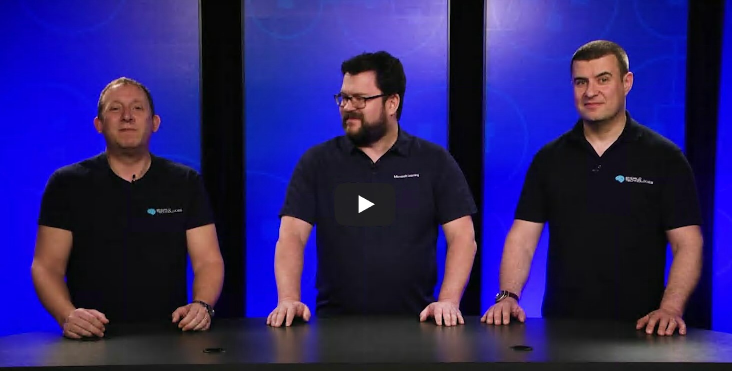
#> input picture DEV290x/Module3/Lab1/images/dev290x_presenters.jpg, 1464 x 742 px (shown at 1/2 size)
$ jupyter execute --allow-errors Module3_Lab1_Object_Classification__Classical_Techniques.ipynb   (shell and % lines are left out)
#> lines starting #> are read from the running program, lines starting #| are printed output that depends on the picture
# Module 3, Lab 1: Object Classification - Classical Techniques

This tutorial will give some visual intuition on how the classical object classification techniques work.

The next tutorial will allow you to compare these techniques, which rely on hand-crafted features and smart algorithms, with their deep learning equivalents, where the features are *learned* by the network as a constituent part of training.

We are going to look at two different classical techniques from the perspective of performing inference only, not training. That is, we'll take pre-trained classifiers in both cases, and use them to classify images of various types.

Specifically:
* We will look at Viola-Jones, which is blazingly fast, but has obviously accuracy limitations;
* We'll also look at the Histogram of Oriented Gradients (HOG), which is more accurate but more computationally complex.

Implementing either of them is outside the scope of this course, but we will look at how they work and leverage OpenCV's implementation of them for some practical demonstrations.

First, some setup...

[cell 1]
# Load various libraries we'll need later in the tutorial...
import numpy as np
import cv2
from matplotlib import pyplot as plt

# Viola-Jones and "Haar-like" Features

As you will have seen in our video lectures, Paul Viola and Michael Jones introduced the Viola-Jones technique for finding objects in images in 2001. It is a classical machine learning approach, where a cascade function is trained using a training set of positive and negative images.  For the purpose of explanation, let's assume we're looking for faces in a photo.

Viola-Jones has a number of important concepts, which we'll recap on:
 * Integral Images
 * Adaboost
 * Cascading

The Viola-Jones algorithm typically uses a base patch size (for example, 24x24 pixels) that it slides across and down an image. It evaluates a number of hand-crafted template features within each of these patches to see if the object of interest is present. The types of hand-crafted features (known as *Haar-like Features*) are shown as follows:

These features are equivalent to convolutional kernels. Each feature is evaluated to a single value by subtracting the sum of pixel intensities under the white rectangle from the sum of the pixel intensities under the black rectangle.  These sums of intensities can be computed extremely efficiently, and are responsible for much of the impressive speed of the Viola-Jones algorithm.

Viola-Jones uses a summed area table - essentially a cache of intensity values across an image. The summed area table has the same dimensions as the image of interest. For example, assuming our input image is 640 pixels wide, by 480 pixels high, by 3 channels (RGB), it will first be converted to grayscale (640x480x3 -> 640x480x1). Next, we will construct a summed area table of 640x480x1 where the value at each pixel location in the summed area table is the cumulative sum of itself and each pixel to the left and above it in the image.

Once we have the summed area table, we can calculate the sum of intensity values over any arbitrary rectangular patch (an Integral Image) with 4 reads.  Assume that s(X) returns the summed table value for any point X. Now given points A, B, C, and D, then the Integral Image calculation for the rectangular patch defined by ABCD is defined as s(A) + s(D) - s(B) - s(C).

As we end up with more than 160,000 possible features for even a 24x24 patch, it is important to realise that not all features will be equally relevant for a particular type of object. Each feature (essentially a weak classifier) is considered good if it predicts better than chance the presence (or absence) of the desired object.  Viola-Jones uses an algorithm called **Adaboost** to perform *adaptive boosting* of the performance of the cascade of features through a number of iterative rounds. For more details, see our associated video with this module.  Picking the best small set of suitable features helps make the detector super fast. The original Viola-Jones paper achieved 95% accuracy with an appropriately chosen 6,000 feature subset from the 160,000 set of possible features.

However, having to run even 6,000 features on every patch would be a lot of effort. So, once the features have been decided and assembled, we build a cascade of fast rejectors. This is based on the intuition that over a complete image, most of the possible positions we check will not contain a face -- therefore it is faster overall to reject quickly than to invest too much in it. If the location doesn't contain a face, discard it and move on before investing more computational checks in it. This is another of the tricks used by Viola-Jones to achieve its performance.

Instead of applying all 6,000 features on a window, we'll group these features into different stages of weak classifiers through the use of Adaboost, and we run these weak classifiers one-by-one in a *Cascade*. If the patch window under consideration fails at any stage, we reject the window and move onto the next patch. Only if a patch window passes one stage of the cascade do we consider moving onto the computation and evaluation of features on the next. A patch which passes all stages is considered a valid detection!

The classifier stages of the cascade are organised in order of increasing number of features, to ensure that early rejections are quick and cheap. In the Viola-Jones paper, the detector had approximately 6,000 features organised into 38 stages - but the first five stages had 1, 10, 25, 25, and 50 features in them respectively. On average, approximately 10 features need to be evaluated per patch in their testing.

Finally, a nice consequence of our features being so quick to calculate (thanks to the Integral Image) leads to the final aspect of Viola-Jones performance.  The base patch itself can be scaled and the features in the final cascade evaluated very quickly to search for objects of different sizes *without* the requirement for an image pyramid.

(We'll cover the concept of an *image pyramid* in detail when we explore our next technique, the Histogram of Oriented Gradients, but in summary an image pyramid involves rescaling the original image multiple times.  You can think of each slightly smaller image as being stacked upon the previous one vertically, hence the pyramid. As we'll see, scanning across each of these scales repeatedly leads to significant computational cost and effort.)

Putting it all other, the Viola Jones workflow for training looks as follows:

Let's run some code and see how well the Viola Jones algorithm works. To make it easy for you to experiment, we'll first load our test image into a variable... You can change this subsequently, and rerun the code to play with different images.

[cell 2]
test_image = 'images/dev290x_presenters.jpg'

Let's load our image to see what it looks like.

We will convert our image to the RGB colorspace used by Jupyter Notebook before plotting, as OpenCV defaults to BGR.

[cell 3]
img = cv2.imread(test_image)
#> img is the input picture: shape (742, 1464, 3); mean B, G, R 104.5, 34.6, 43.5

img = cv2.cvtColor(img, cv2.COLOR_BGR2RGB)
plt.figure(figsize=(14, 10), dpi=80)
plt.imshow(img)
plt.show()

Now, we'll create the cascades with default models that come with OpenCV - one for face detection, and one for eye detection.

These cascade files are XML files which represent the learned Viola-Jones classifier cascades, as described above.

[cell 4]
# First, we load the cascades that come by default with OpenCV - one for face detection, and one for eye detection
# we'll find these relative to the CV2 library install

from os.path import realpath, normpath
cv2path = normpath(realpath(cv2.__file__) + '../../../../../share/OpenCV/haarcascades')

face_cascade_xml_path = cv2path + "/haarcascade_frontalface_default.xml"
eye_cascade_xml_path = cv2path + "/haarcascade_eye.xml"

face_cascade = cv2.CascadeClassifier(face_cascade_xml_path)
eye_cascade = cv2.CascadeClassifier(eye_cascade_xml_path)

# Now lets run the face detector cascade against this grayscale image
scale = 1.03
minNeighbors = 1
foundFaces = face_cascade.detectMultiScale(img, scale, minNeighbors)
#> foundFaces = [[542, 614, 33, 33], [990, 510, 66, 66], [1122, 113, 127, 127], [650, 153, 115, 115], [195, 171, 120, 120], [935, 518, 185, 185], [438, 112, 602, 602]]

The variable `foundFaces` will now contain an array of bounding boxes for each detected face. The number of items in `foundFaces` corresponds to the number of faces detected.
Each element in `foundFaces` is an array of x-position, y-position, width, and height for that particular bounding box.

[cell 5]
print ("We found {}".format(len(foundFaces)) + " faces.")
#| We found 7 faces.
print ("The array of bounding boxes [top_left_x, top_left_y, width, height] for each face are:\n{}".format(foundFaces))
#| The array of bounding boxes [top_left_x, top_left_y, width, height] for each face are:
#| [[ 542  614   33   33]
#|  [ 990  510   66   66]
#|  [1122  113  127  127]
#|  [ 650  153  115  115]
#|  [ 195  171  120  120]
#|  [ 935  518  185  185]
#|  [ 438  112  602  602]]

Hopefully, we have now found all the faces in the image using the face detector cascade.

Our next step is to draw bounding boxes around each of the faces. Then, for each face, we will search within it for eyes, and draw bounding boxes around the eyes in a different color.

[cell 6]
# setup colors and line thickness for drawing bounding boxes
greenColor = (0, 255, 0)
blueColor = (255, 0, 0)
lineThickness = 2

detectionsImg = img
# now process each face found,
for (fx, fy, fw, fh) in foundFaces:
    # draw the bounding box for each face
    cv2.rectangle(detectionsImg, (fx, fy), (fx + fw, fy + fh), blueColor, lineThickness)

    # next we'll run the eye detector cascade on the subset regions of the image (our
    # "regions of interest" (roi)) that were determined to contain faces...
    roi = detectionsImg[fy : fy + fh, fx : fx + fw]
    foundEyes = eye_cascade.detectMultiScale(roi, scale, minNeighbors)

    # now, lets draw bounding boxes for the eyes
    for (ex, ey, ew, eh) in foundEyes:
        cv2.rectangle(roi, (ex, ey), (ex + ew, ey + eh), greenColor, lineThickness)
#> this loop made 7 passes
#> (fx, fy, fw, fh, foundEyes) on passes 3 to 6: (1122, 113, 127, 127, [[22, 36, 31, 31], [66, 30, 32, 32]]), (650, 153, 115, 115, [[46, 31, 27, 27], [26, 30, 34, 34], [44, 22, 37, 37]]), (195, 171, 120, 120, [[64, 30, 30, 30], [21, 32, 28, 28]]), (935, 518, 185, 185, [[43, 43, 53, 53], [47, 73, 78, 78], [14, 24, 146, 146]])
#> pass 1, `roi = detectionsImg[fy : fy + fh, fx : fx + fw]`:
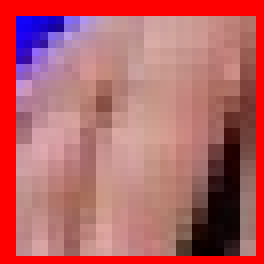
#> roi: shape (33, 33, 3) (shown 8 times larger); mean R, G, B 183.4, 98.4, 102.1
#> pass 2, `roi = detectionsImg[fy : fy + fh, fx : fx + fw]`:
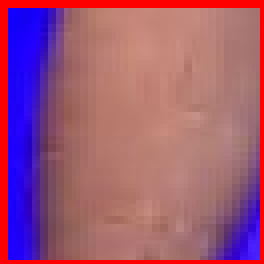
#> roi: shape (66, 66, 3) (shown 4 times larger); mean R, G, B 157.5, 88, 119.1
#> pass 3, `roi = detectionsImg[fy : fy + fh, fx : fx + fw]`:
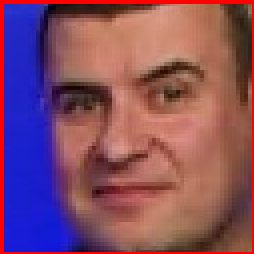
#> roi: shape (127, 127, 3) (shown 2 times larger); mean R, G, B 131.5, 77.7, 100.3
#> after the loop:
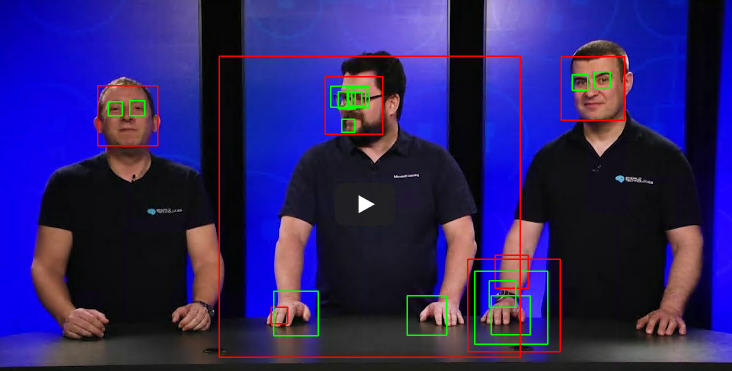
#> detectionsImg: shape (742, 1464, 3) (shown at 1/2 size); mean R, G, B 45.3, 35.5, 102.1
#> after the loop:
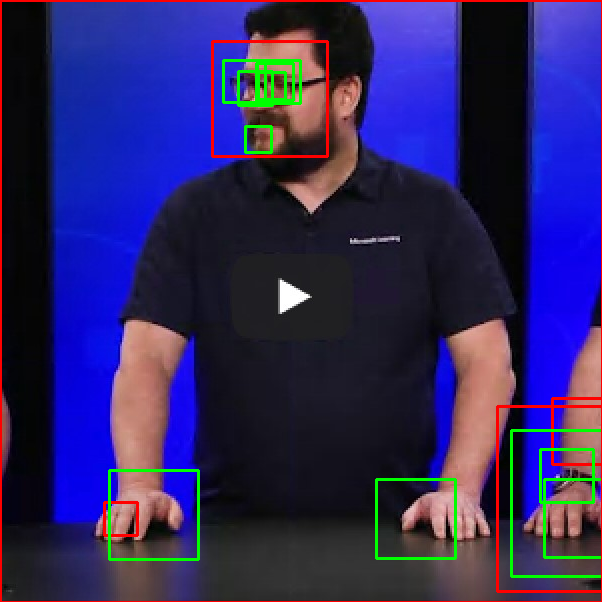
#> roi: shape (602, 602, 3); mean R, G, B 47.3, 39.2, 95.7

Finally, lets show off our work by plotting these detections...

[cell 7]
plt.figure(figsize=(14, 10), dpi=80)
plt.imshow(img)
plt.show()

We can see that the detector is pretty good. It has managed to detect all the faces okay,
but it seems to have found other patches in the image that are very definitely not faces.

Likewise, it has done an okay job at detecting eyes, but it has missed some and invented a few others.

The calls to method `detectMultiScale()` on the cascade objects do the work. `detectMultiScale()` takes three parameters of
interest, plus some optional parameters that we'll ignore for this exercise.
The three parameters of interest are:

* **image**: the image matrix itself.
* **scale**: the scale stride value, indicating how much to resize the features after each run of the detector.
* **minNeighbors**: a minimum neighbors field, which specifies how many neighbors each candidate detection should have to retain it.

We are using default values of 1.03 for `scale`, and 2 for `minNeighbors`.

Try playing with these parameters yourself in the code above. For example, set `minNeighbors` to 1, 5, 10, and 100 respectively, rerun the code blocks above related to the Viola-Jones algorithm compare the difference in detections.

Both the scale and minimum neighbors parameters will affect the quality of the detection. Smaller scale values will cause the detector to check more scalings of the features against the image patch, but will increase the processing time. Likewise, larger values will cause fewer scalings which may result in loss of detections, but will run faster.

Setting minimum neighbors to a lower value will ensure that recall is good (no missed detections) but is likely to have many false positives. Setting minNeighbors to a higher value will improve precision (fewer false positives) but will degrade recall - i.e., there may be false negatives.

# Histogram of Oriented Gradients

Viola-Jones is a very fast detector, mostly because it leverages the Integral Image calculation, which allows it to check for faces at any scale really quickly.

The next algorithm we will ll look at is the HOG algorithm, which was a significant improvement over the state of the art when it was introduced in 2005 for pedestrian detection by Navneet Dalal and Bill Triggs. Variants of it continued to be used widely until approximately 2012 when AlexNet took the image classification world by storm.

A *Histogram of Oriented Gradients* (HOG) is a feature descriptor used in a variety of computer vision and image processing applications, for the purposes of object detection.  The use of HOG descriptors has been a particularly successful technique in detecting, among other things, humans, animals, faces, and text.  For example, an object detection system can be configured to generate HOG descriptors that describe features of objects in an input image.  The system can also be configured to compare the generated HOG descriptors against a database of HOG descriptors, corresponding to known objects, to determine whether any of the known objects is present in the input image.

The reasons that HOG is used in these applications are that:

 * it offers robust detection of the object of interest in the presence of small amounts of rotation;
 * through the use of the image pyramid, it works for detecting objects at different scales;
 * thanks to some normalization within the construction of the feature descriptor itself, it works with variations in terms of lighting conditions etc.; and
 * it generates a compact reference descriptor to be used to describe an object template for comparison with (HOG descriptors computed from) an incoming video-stream from a camera or other device.

Here are three related images that show HOG in operation: (a) the first is an image of a person (sample from the Inria training set), (b) the second is a visualization of that image when turned into HOG gradients and magnitudes (edges and strength of edges), and (c) the third is a visualization of the individual gradients normalized within each block, which improves the end classification score:

|  |  |  |
|---------------------------|------------------------------------------|-------------------------------|
| (a) Pedestrian Image      | (b) HOG Gradients / Magnitudes           | (c) HOG Normalized per Block  |

The original image above is from the INRIA person database.

## HOG Workflow

The general steps required to compute a HOG descriptor and convert to a classification score is called the "HOG Pipeline", as shown below.

The pipeline consists of the following steps:

 * **Gradient computation**:  A 1-D centred, point discrete derivative mask is applied in one or both of the horizontal and vertical directions, multiplying color or intensity data of image with the following filter kernels: [-1,0,1] and [-1,0,1]T .
 * **Orientation binning**: Bin pixel vote-weights into 9 histogram bins (covering 0 to 180 or 0 to 360 degrees). The weight, or pixel contribution, can either be the gradient magnitude itself, or some function of the magnitude; in actual tests the gradient magnitude itself generally produces the best results. Other options for the weight could include the square root or square of the gradient magnitude, or some clipped version of the magnitude.
 * **Descriptor blocks**: To account for changes in illumination and contrast, gradient strengths are locally normalized, by grouping cells  together into larger, spatially connected blocks. The HOG descriptor is then the vector of the components of the normalized cell histograms from all of the block regions. These blocks typically overlap, meaning that each cell contributes more than once to the final descriptor. Two main block geometries exist: rectangular R-HOG blocks and circular C-HOG blocks.  R-HOG blocks are generally square grids, represented by three parameters: the number of cells per block, the number of pixels per cell, and the number of channels per cell histogram and R-HOG blocks appear quite similar to the SIFT descriptors.  There is a minor improvement in performance by applying a Gaussian spatial window within each block before tabulating histogram votes.
 * **Block normalization**: there are a number of different algorithms typically applied to normalize histograms at the block level, including L2-norm, L2-Hysteresis, L1-Square Root, and L1-norm.
 * **Classifier** : The descriptors are finally fed into a recognition system based on a pre-trained classifier, most commonly a Support Vector Machine (SVM).

The entire process is illustrated as follows:

This HOG computation is traditionally performed by repeatedly stepping a window of, say, 64 pixels wide by 128 pixels high across a source image frame and computing the HOG descriptor as outlined in the previous section. As the HOG calculation contains no intrinsic sense of scale and objects can occur at multiple scales within an image, the HOG calculation is stepped and repeated across each level of a scale pyramid. The scaling factor between each level in the scale pyramid is commonly between 1.05 and 1.2 and the image is repeatedly down-scaled until the scaled source frame can no longer accommodate a complete HOG window as shown below.

|  |  |
|-----------------------------------------------------------------|----------------------------------------------------------------|
| HOG Image Pyramid                                               | Sliding Across Feature Descriptor then Resizing Image           |

Coarse spatial sampling, fine orientation sampling, and strong local photometric normalization permits the individual body movement of pedestrians to be ignored to a degree, so long as they maintain a roughly upright position.

### HOG Training

The first step of training is the creation, or acquisition, of a dataset, which consists of a number of positive and negative training example images.  Positive images are examples that contain the object we want to detect.  Ideally, the positives contain objects of approximately the same size and in approximately the center of the image, and across different illumination contexts, backgrounds, etc.  Partial occlusions may also be present in the positive training sub-set. Positive examples need to have the same dimensions as the feature detector.

The negative training set can be any images that do not contain the object we want to detect. In this respect, negative source images can be of any size, and patches the same size as the feature detector can be randomly sub-sampled across these images in spatial and scale space.

A commonly used training set for pedestrians is the INRIA Person Database, used by Dalal and Triggers for the original HOG implementation.  It can be downloaded from http://pascal.inrialpes.fr/data/human/. It consists of positive images in normalized 64x128 format, and negative images of larger sizes for sub-sampling.

Typically, a portion of the dataset is reserved for testing the performance of the classifier afterwards – for example 10-20%.

The training process consists of the following steps, as illustrated above:

 * Generate a random set of negatives from the negative training images, across spatial and scale space. With the INRIA Person Database, for example, a set of 12180 examples (10 per negative image) might be randomly sampled.
 * Positive and negative source images are converted to HOG block descriptors.
 * These block descriptors are concatenated, converted into the input format for the SVM trainer and labelled appropriately as positive or negative.
 * The SVM trainer selects the best hyperplane to separate positive and negative examples from the training set, and an initial set of weights and a bias term are output.  As an example, the LIBSVM project (https://github.com/cjlin1/libsvm) includes a suitable trainer (svm-train) for learning and outputting this hyperplane.
 * The trainer typically outputs a set of “support vectors” (s) – that is, examples from the training set which best describe the hyperplane. The hyperplane is the learned decision boundary separating positive examples from negative examples. Each of these support vector includes a scale factor ("alpha", α).
 * To calculate the hyperplane vector, v<sub>hyper</sub>, each support vector is scaled by its individual scaling factor, and the mean of this scaled set of support vectors is determined.

$$V_{hyper}=\ 1/n\sum_{i=1}^{n}{\alpha_i\ (s_i)}$$

Finally, the complete set of negatives in the training dataset is exhaustively searched for false positives – i.e. with those initial weights/bias, examples with a classification score greater than zero.  These negatives are added in as hard negatives to the training data, and training repeated. This process is called ‘boosting’ or ‘bootstrapping’.  Typically, 2-3 rounds of boosting are required to reach full performance.

[cell 8]
# read in test image (from Microsoft COCO database)
img = cv2.imread("images/000000002701.jpg")
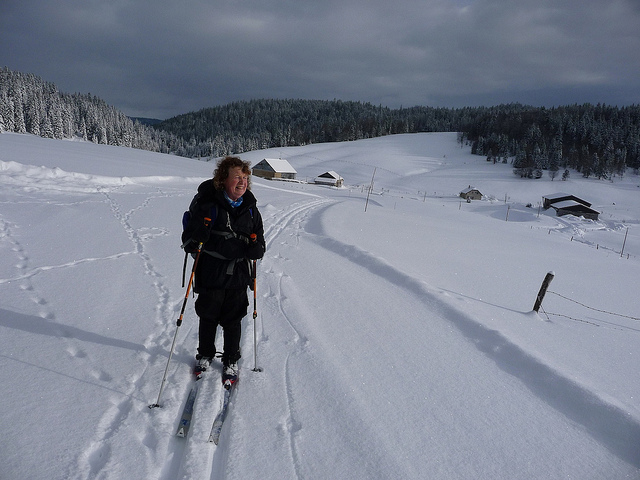
#> input picture DEV290x/Module3/Lab1/images/000000002701.jpg, 640 x 480 px
#> img is the input picture: shape (480, 640, 3); mean B, G, R 143.5, 128.8, 122.3

# create HOG descriptor using default people (pedestrian) detector
hog = cv2.HOGDescriptor()
hog.setSVMDetector(cv2.HOGDescriptor_getDefaultPeopleDetector())

# run detection, using a spatial stride of 4 pixels (horizontal and verticle), a scale stride of 1.02, and zero grouping of
# rectangles (to demonstrate that HOG will detect at potentially multiple places in the scale pyramid)
#> (the rest of this cell did not finish here and is left out)
